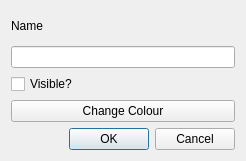
<?xml version="1.0" encoding="UTF-8"?>
<ui version="4.0">
 <class>OptionDialog</class>
 <widget class="QDialog" name="OptionDialog">
  <property name="geometry">
   <rect>
    <x>0</x>
    <y>0</y>
    <width>246</width>
    <height>161</height>
   </rect>
  </property>
  <property name="windowTitle">
   <string>Edit properties</string>
  </property>
  <layout class="QVBoxLayout" name="verticalLayout">
   <item>
    <widget class="QLabel" name="label">
     <property name="text">
      <string>Name</string>
     </property>
    </widget>
   </item>
   <item>
    <widget class="QLineEdit" name="lineEdit"/>
   </item>
   <item>
    <widget class="QCheckBox" name="checkBox">
     <property name="text">
      <string>Visible?</string>
     </property>
    </widget>
   </item>
   <item>
    <widget class="QPushButton" name="pushButton">
     <property name="text">
      <string>Change Colour</string>
     </property>
    </widget>
   </item>
   <item>
    <widget class="QDialogButtonBox" name="buttonBox">
     <property name="orientation">
      <enum>Qt::Horizontal</enum>
     </property>
     <property name="standardButtons">
      <set>QDialogButtonBox::Cancel|QDialogButtonBox::Ok</set>
     </property>
    </widget>
   </item>
  </layout>
 </widget>
 <resources/>
 <connections>
  <connection>
   <sender>buttonBox</sender>
   <signal>accepted()</signal>
   <receiver>OptionDialog</receiver>
   <slot>accept()</slot>
   <hints>
    <hint type="sourcelabel">
     <x>248</x>
     <y>254</y>
    </hint>
    <hint type="destinationlabel">
     <x>157</x>
     <y>274</y>
    </hint>
   </hints>
  </connection>
  <connection>
   <sender>buttonBox</sender>
   <signal>rejected()</signal>
   <receiver>OptionDialog</receiver>
   <slot>reject()</slot>
   <hints>
    <hint type="sourcelabel">
     <x>316</x>
     <y>260</y>
    </hint>
    <hint type="destinationlabel">
     <x>286</x>
     <y>274</y>
    </hint>
   </hints>
  </connection>
 </connections>
</ui>
